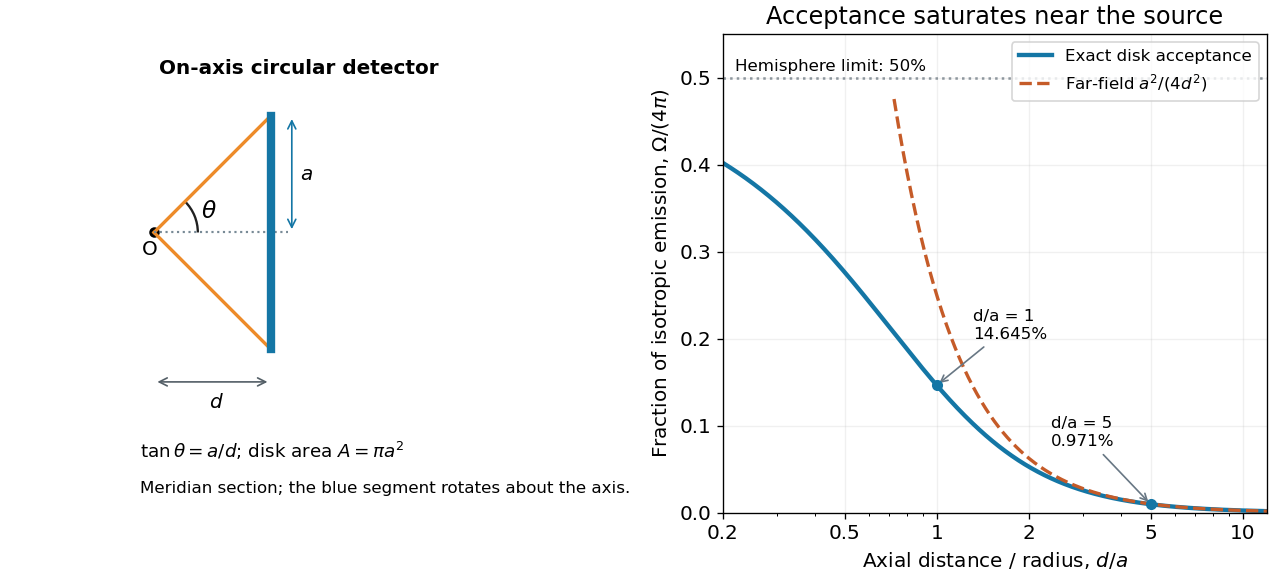

Source code (Python):
"""Exact geometric acceptance of an on-axis disk; output basename.png in cwd."""
from pathlib import Path
import matplotlib
matplotlib.use('Agg')
import matplotlib.pyplot as plt
from matplotlib.patches import Arc
import numpy as np


def main():
    plt.rcParams.update({'font.size':12,'figure.facecolor':'white','axes.facecolor':'white'})
    fig,(geo,ax)=plt.subplots(1,2,figsize=(10.6,4.8),layout='constrained',gridspec_kw={'width_ratios':[1,1.15]})
    geo.plot([0,1],[0,1],color='#ed8b29',lw=2)
    geo.plot([0,1],[0,-1],color='#ed8b29',lw=2)
    geo.plot([0,1.15],[0,0],color='#788a96',ls=':',lw=1.3)
    geo.plot([1,1],[-1,1],color='#1476a5',lw=5)
    geo.scatter([0],[0],color='black',s=28)
    geo.text(-.10,-.19,'O')
    geo.add_patch(Arc((0,0),.75,.75,theta1=0,theta2=45,color='#202020',lw=1.4))
    geo.text(.40,.12,r'$\theta$',fontsize=14)
    geo.annotate('',xy=(1.18,1),xytext=(1.18,0),arrowprops={'arrowstyle':'<->','color':'#1476a5'})
    geo.text(1.25,.45,r'$a$')
    geo.annotate('',xy=(1,-1.28),xytext=(0,-1.28),arrowprops={'arrowstyle':'<->','color':'#535e66'})
    geo.text(.47,-1.50,r'$d$')
    geo.text(.04,1.36,'On-axis circular detector',weight='bold')
    geo.text(-.12,-1.93,r'$\tan\theta=a/d$; disk area $A=\pi a^2$',fontsize=11)
    geo.text(-.12,-2.23,'Meridian section; the blue segment rotates about the axis.',fontsize=10)
    geo.set_aspect('equal');geo.set_xlim(-.25,1.75);geo.set_ylim(-2.4,1.7);geo.axis('off')
    ratio=np.geomspace(.2,12,500)
    exact=.5/(np.sqrt(1+ratio**2)*(np.sqrt(1+ratio**2)+ratio))
    # Stable form of (1-d/sqrt(d²+a²))/2 with a=1.
    ax.plot(ratio,exact,color='#1476a5',lw=2.6,label='Exact disk acceptance')
    far=ratio[ratio>=.72]
    ax.plot(far,1/(4*far**2),color='#c55b28',ls='--',lw=2,label=r'Far-field $a^2/(4d^2)$')
    for x,offset in [(1,(22,28)),(5,(-60,35))]:
        y=.5*(1-x/np.sqrt(x*x+1))
        ax.scatter([x],[y],color='#1476a5',s=32,zorder=5)
        ax.annotate(f'd/a = {x}\n{100*y:.3f}%',(x,y),xytext=offset,textcoords='offset points',
                    fontsize=10,arrowprops={'arrowstyle':'->','color':'#687784'})
    ax.axhline(.5,color='#8d969d',ls=':',lw=1.5)
    ax.text(.22,.507,'Hemisphere limit: 50%',fontsize=10)
    ax.set(xscale='log',xlim=(.2,12),ylim=(0,.55),xlabel=r'Axial distance / radius, $d/a$',
           ylabel=r'Fraction of isotropic emission, $\Omega/(4\pi)$',title='Acceptance saturates near the source')
    ax.set_xticks([.2,.5,1,2,5,10],labels=['0.2','0.5','1','2','5','10'])
    ax.grid(alpha=.18);ax.legend(loc='upper right',fontsize=10)
    fig.savefig(Path(__file__).with_suffix('.png').name,dpi=120,facecolor='white')
    plt.close(fig)


if __name__=='__main__':
    main()
